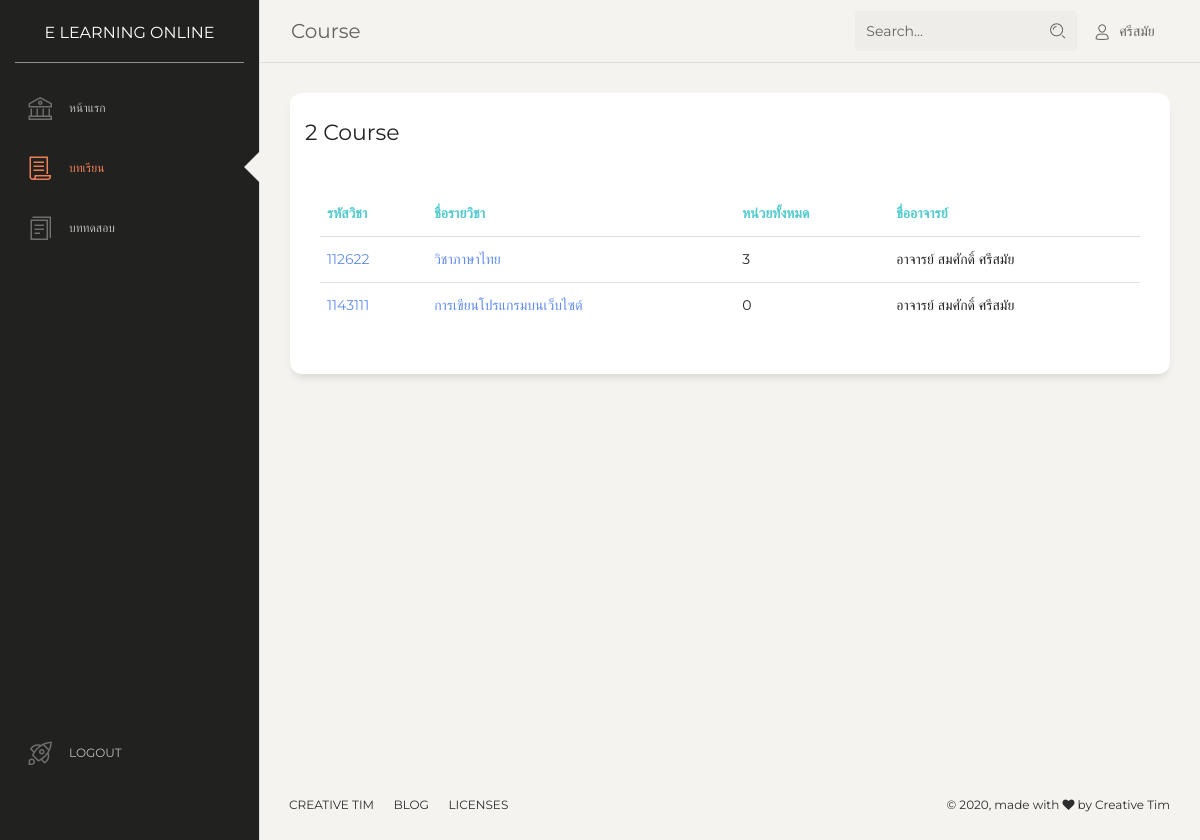
/course.php (signed in), run on the app's committed database.
### tables this page shows
CREATE TABLE `tb_course` (
  `course_ID` mediumint(11) NOT NULL,
  `course_Name` longtext NOT NULL,
  `member_ID` varchar(100) NOT NULL
);

CREATE TABLE `tb_member` (
  `member_ID` varchar(100) NOT NULL,
  `member_Password` char(50) NOT NULL,
  `member_FName` char(120) NOT NULL,
  `member_LName` char(120) NOT NULL,
  `member_Class` tinyint(2) UNSIGNED DEFAULT NULL,
  `member_Status` tinyint(2) UNSIGNED NOT NULL,
  `member_Tel` char(10) NOT NULL
);

### course.php (the view, shortened to what this page needs)
<?php $page='coures'; include('layer/header.php'); ?>
<div class="content">
  <div class="row">
    <div class="col-md-12">
      <div class="card demo-icons">
        <div class="card-header">
          <?php include('fuction/connectDB.php'); $sqll = "SELECT count(course_ID) FROM `tb_course`";
            $rss = mysqli_query($conn,$sqll);
            $counnt = mysqli_fetch_array($rss);
          ?>
          <h5 class="card-title"><?php echo $counnt[0]; ?> Course</h5>
        </div>
        <div class="card-body all-icons">
        <div id="icons-wrapper">
          <div class="card-body">
          <div class="table-responsive">
          <table class="table" >
                    <thead class=" text-primary">
                      <tr><th>
                        รหัสวิชา
                      </th>
                      <th>
                        ชื่อรายวิชา
                      </th>
                      <th>หน่วยทั้งหมด</th>
                      <th>
                        ชื่ออาจารย์
                      </th>
                    </tr></thead>
                    <tbody>
                      <?php include('fuction/connectDB.php');
                      $sql = "SELECT * FROM `tb_course` INNER JOIN tb_member ON tb_course.member_ID = tb_member.member_ID";
                      $rs = mysqli_query($conn,$sql);
                      while ($row = mysqli_fetch_array($rs)) { ?>
                      <tr>
                        <td>
                          <a href="detail_course.php?id=<?php echo $row['course_ID'];?>">
                          <?php echo $row['course_ID']; ?>
                          </a>
                        </td>
                        <td>
                          <a href="detail_course.php?id=<?php echo $row['course_ID'];?>">
                          <?php echo $row['course_Name'] ?>
                          </a>
                        </td>
                        <td>
                          <?php $squnit = "SELECT COUNT(*) FROM `tb_unit` where course_ID='".$row['course_ID']."' ";
                          $urs = mysqli_query($conn,$squnit);
                          $count = mysqli_fetch_array($urs);
                          echo $count[0];
                          ?>
                        </td>
                        <td>
                          อาจารย์ <?php echo $row['member_FName']." ".$row['member_LName']; ?>
                        </td>
                      </tr>
                    <?php
                      }
                       ?>
                    </tbody>
                  </table>
                </div>
              </div>
        </div>
        </div>
      </div>
    </div>
  </div>
</div>
<?php include('layer/footer.php'); ?>

### assets/demo/demo.css (style rules this page uses)
.demo-icons a { color: #608CEE; text-decoration: none; }

### data on the page
tb_course: course_ID "112622", course_Name "วิชาภาษาไทย", count "3", member_ID.member_FName "สมศักดิ์", member_ID.member_LName "ศรีสมัย"
tb_course: course_ID "1143111", course_Name "การเขียนโปรแกรมบนเว็บไซต์", count "0", member_ID.member_FName "สมศักดิ์", member_ID.member_LName "ศรีสมัย"

### other printed values
$_SESSION['name'] "ศรีสมัย"
$counnt[0] "2"
